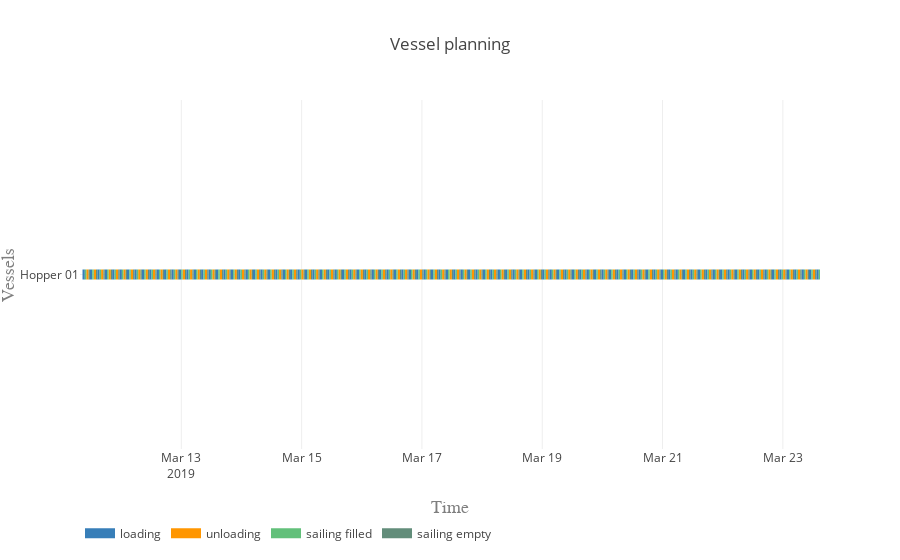

Here is the notebook cell this chart was saved with:
### Markdown cell above
#### Vessel planning

### Code cell
vessels = [hopper]

activities = ['loading', 'unloading', 'sailing filled', 'sailing empty']
colors = {0:'rgb(55,126,184)', 1:'rgb(255,150,0)', 2:'rgb(98, 192, 122)', 3:'rgb(98, 141, 122)'}

plot.vessel_planning(vessels, activities, colors)

### Figure 1 — Plotly figure (JSON) as saved in the notebook; plotly's stock layout.template omitted (floating-point values rounded to 4 significant figures; data arrays with more than 128 entries replaced by an {"elided": "..."} marker saying what was removed)
{"data": [{"connectgaps": false, "hoverinfo": "y+name", "line": {"color": "rgb(55,126,184)", "width": 10}, "mode": "lines", "name": "loading", "type": "scatter", "uid": "c2a30664-5f4c-4198-ada3-6fd05138eace", "x": {"elided": "500 str values"}, "y": {"elided": "500 str values"}}, {"connectgaps": false, "hoverinfo": "y+name", "line": {"color": "rgb(255,150,0)", "width": 10}, "mode": "lines", "name": "unloading", "type": "scatter", "uid": "d3fe73cf-b1d3-45a2-9729-2a8e9999087c", "x": {"elided": "500 str values"}, "y": {"elided": "500 str values"}}, {"connectgaps": false, "hoverinfo": "y+name", "line": {"color": "rgb(98, 192, 122)", "width": 10}, "mode": "lines", "name": "sailing filled", "type": "scatter", "uid": "5dcc3dd9-bc3b-47a7-a05e-7dd410af2cb5", "x": {"elided": "1000 str values"}, "y": {"elided": "1000 str values"}}, {"connectgaps": false, "hoverinfo": "y+name", "line": {"color": "rgb(98, 141, 122)", "width": 10}, "mode": "lines", "name": "sailing empty", "type": "scatter", "uid": "ea41794b-8372-4f80-a281-8f56d2002d7c", "x": {"elided": "990 str values"}, "y": {"elided": "990 str values"}}], "layout": {"hovermode": "closest", "legend": {"orientation": "h", "x": 0, "y": -0.2}, "title": "Vessel planning", "xaxis": {"range": ["2019-03-11 07:34:24", "2019-03-23 14:48:46.511561"], "title": "Time", "titlefont": {"color": "#7f7f7f", "family": "Courier New, monospace", "size": 18}}, "yaxis": {"title": "Vessels", "titlefont": {"color": "#7f7f7f", "family": "Courier New, monospace", "size": 18}}}}
